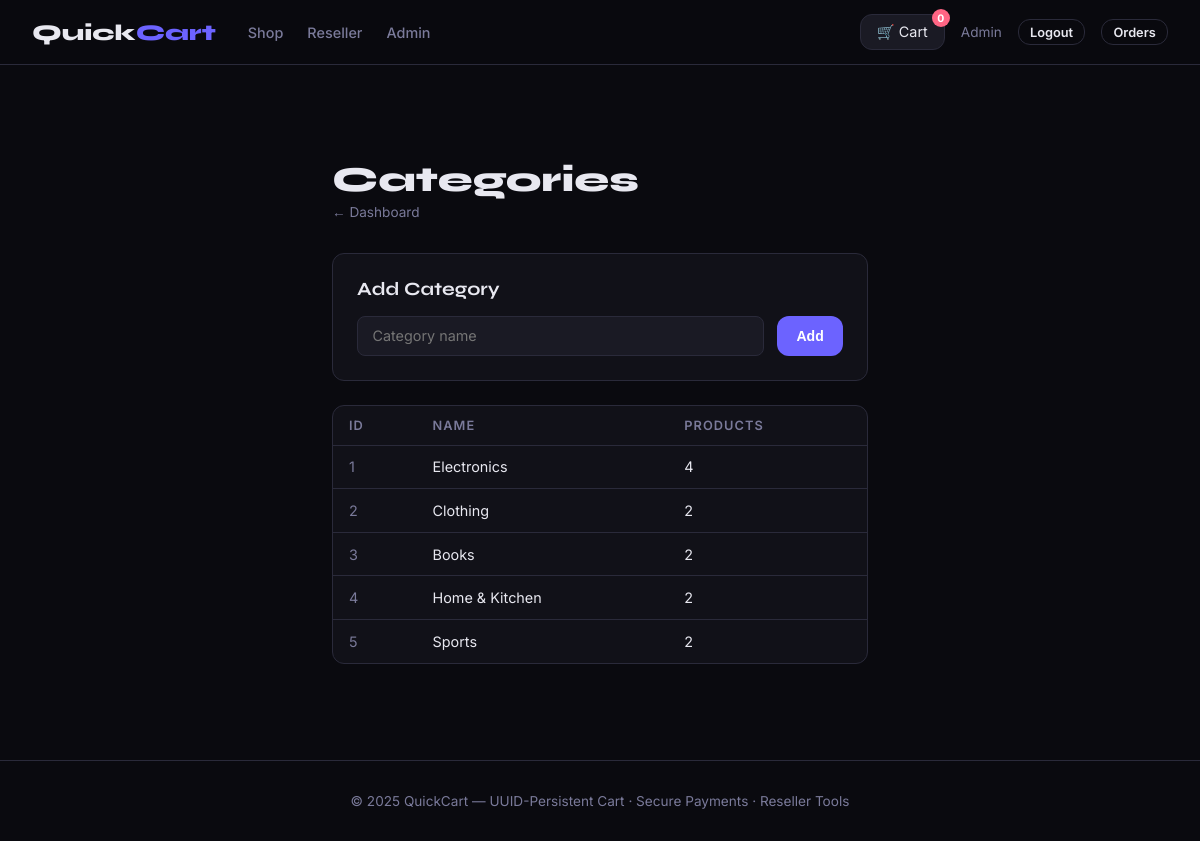
The app's page /admin/categories (signed in) with its own data.
### app.py (models this page shows)
class User(UserMixin, db.Model):
    __tablename__ = 'users'
    id            = db.Column(db.Integer, primary_key=True)
    name          = db.Column(db.String(120), nullable=False)
    email         = db.Column(db.String(120), unique=True, nullable=False)
    password_hash = db.Column(db.String(256), nullable=False)
    role          = db.Column(db.String(20), default='customer')  # admin / customer / reseller
    reseller_discount = db.Column(db.Float, default=0.0)          # % discount for resellers
    created_at    = db.Column(db.DateTime, default=datetime.utcnow)
    orders        = db.relationship('Order', backref='buyer', lazy=True)

class Category(db.Model):
    __tablename__ = 'categories'
    id          = db.Column(db.Integer, primary_key=True)
    name        = db.Column(db.String(80), unique=True, nullable=False)
    products    = db.relationship('Product', backref='cat', lazy=True)

### app.py (the view, shortened to what this page needs)
@app.route('/admin/categories', methods=['GET', 'POST'])
@login_required
@admin_required
def admin_categories():
    categories = Category.query.all()
    return render_template('admin/categories.html', categories=categories)

### app.py (called while the page is built)
@login_manager.user_loader
def load_user(user_id):
    return User.query.get(int(user_id))

def admin_required(f):
    @wraps(f)
    def decorated(*args, **kwargs):
        if not current_user.is_authenticated or current_user.role != 'admin':
            flash('Admin access required.', 'danger')
            return redirect(url_for('index'))
        return f(*args, **kwargs)
    return decorated

### templates/admin/categories.html (shortened to what this page needs)
{% extends "base.html" %}
{% block content %}
<div class="container" style="max-width:600px;">
  <div class="page-header">
    <h1>Categories</h1>
    <a href="/admin" style="font-size:.85rem; color:var(--muted);">← Dashboard</a>
  </div>
  <div class="card" style="margin-bottom:1.5rem;">
    <h3 style="margin-bottom:1rem;">Add Category</h3>
    <form method="post" style="display:flex; gap:.8rem;">
      <input name="name" required placeholder="Category name" style="flex:1;">
      <button type="submit" class="btn btn-primary">Add</button>
    </form>
  </div>
  <div class="card" style="padding:0; overflow:hidden;">
    <table>
      <thead><tr><th>ID</th><th>Name</th><th>Products</th></tr></thead>
      <tbody>
      {% for c in categories %}
      <tr>
        <td style="color:var(--muted);">{{ c.id }}</td>
        <td>{{ c.name }}</td>
        <td>{{ c.products|length }}</td>
      </tr>
      {% endfor %}
      </tbody>
    </table>
  </div>
</div>
{% endblock %}

### templates/base.html (shortened to what this page needs)
<!DOCTYPE html>
<html lang="en">
<head>
</head>
<body>
<nav>
  <div class="nav-inner">
    <a href="/" class="nav-brand">Quick<span>Cart</span></a>
    <div class="nav-links">
      <a href="/shop">Shop</a>
      {% if current_user.is_authenticated and current_user.role in ['reseller','admin'] %}
      <a href="/reseller">Reseller</a>
      {% endif %}
      {% if current_user.is_authenticated and current_user.role == 'admin' %}
      <a href="/admin">Admin</a>
      {% endif %}
    </div>
    <div class="nav-right">
      <a href="/cart" class="cart-btn">
        🛒 Cart
        <span class="cart-badge" id="cart-badge">0</span>
      </a>
      {% if current_user.is_authenticated %}
        <span style="color:var(--muted); font-size:.85rem;">{{ current_user.name }}</span>
        <a href="/logout" class="btn btn-outline btn-sm">Logout</a>
        <a href="/orders" class="btn btn-outline btn-sm">Orders</a>
      {% else %}
        <a href="/login"    class="btn btn-outline btn-sm">Login</a>
        <a href="/register" class="btn btn-primary btn-sm">Register</a>
      {% endif %}
    </div>
  </div>
</nav>
<div class="alerts" style="padding-top:.8rem;">
</div>
{% block content %}{% endblock %}
<footer>
  <p>© 2025 QuickCart — UUID-Persistent Cart · Secure Payments · Reseller Tools</p>
</footer>
</body>
</html>

### templates/base.html (style rules this page uses)
:root { --bg: #0a0a0f; --bg2: #111118; --bg3: #1a1a24; --border: #2a2a3a; --accent: #6c63ff; --accent2: #ff6584; --gold: #ffd700; --text: #e8e8f0; --muted: #7a7a9a; --success: #22c55e; --danger: #ef4444; --warning: #f59e0b; --radius: 12px; --shadow: 0 8px 32px rgba(0,0,0,.5); }
*, *::before, *::after { box-sizing: border-box; margin: 0; padding: 0; }
body { background: var(--bg); color: var(--text); font-family: 'Inter', sans-serif; min-height: 100vh; }
a { color: var(--accent); text-decoration: none; }
h1,h2,h3,h4 { font-family: 'Syne', sans-serif; }
nav { position: sticky; top: 0; z-index: 100; background: rgba(10,10,15,.92); backdrop-filter: blur(20px); border-bottom: 1px solid var(--border); padding: 0 2rem; }
.nav-inner { max-width: 1300px; margin: auto; display: flex; align-items: center; gap: 2rem; height: 64px; }
.nav-brand { font-family: 'Syne', sans-serif; font-weight: 800; font-size: 1.4rem; color: var(--text) !important; text-decoration: none !important; }
.nav-brand span { color: var(--accent); }
.nav-links { display: flex; gap: 1.5rem; align-items: center; }
.nav-links a { color: var(--muted); font-size: .9rem; font-weight: 500; transition: color .2s; text-decoration: none !important; }
.nav-right { margin-left: auto; display: flex; gap: 1rem; align-items: center; }
.cart-btn { position: relative; background: var(--bg3); border: 1px solid var(--border); color: var(--text); padding: .5rem 1rem; border-radius: var(--radius); font-size: .9rem; cursor: pointer; text-decoration: none !important; display: flex; align-items: center; gap: .5rem; }
.cart-badge { position: absolute; top: -6px; right: -6px; background: var(--accent2); color: #fff; border-radius: 50%; width: 18px; height: 18px; font-size: .65rem; font-weight: 700; display: flex; align-items: center; justify-content: center; }
.btn { display: inline-flex; align-items: center; gap: .4rem; padding: .55rem 1.2rem; border-radius: var(--radius); border: none; font-size: .88rem; font-weight: 600; cursor: pointer; transition: all .2s; text-decoration: none !important; }
.btn-primary { background: var(--accent); color: #fff; }
.btn-outline { background: transparent; border: 1px solid var(--border); color: var(--text); }
.btn-sm { padding: .3rem .7rem; font-size: .8rem; }
.container { max-width: 1300px; margin: auto; padding: 2rem; }
.page-header { padding: 3rem 0 2rem; }
.page-header h1 { font-size: 2.2rem; font-weight: 800; }
.card { background: var(--bg2); border: 1px solid var(--border); border-radius: var(--radius); padding: 1.5rem; }
.alerts { max-width: 1300px; margin: 0 auto; padding: 0 2rem; }
table { width: 100%; border-collapse: collapse; }
th { text-align: left; padding: .75rem 1rem; font-size: .8rem; font-weight: 600; text-transform: uppercase; letter-spacing: .08em; color: var(--muted); border-bottom: 1px solid var(--border); }
td { padding: .8rem 1rem; border-bottom: 1px solid var(--border); font-size: .9rem; }
tr:last-child td { border-bottom: none; }
input, select, textarea { width: 100%; background: var(--bg3); border: 1px solid var(--border); color: var(--text); padding: .65rem .9rem; border-radius: 8px; font-size: .9rem; outline: none; transition: border-color .2s; font-family: inherit; }
footer { border-top: 1px solid var(--border); padding: 2rem; text-align: center; color: var(--muted); font-size: .85rem; margin-top: 4rem; }

### records on screen
User: name "Admin"
Category: id "1", name "Electronics", products|length "4"
Category: id "2", name "Clothing", products|length "2"
Category: id "3", name "Books", products|length "2"
Category: id "4", name "Home & Kitchen", products|length "2"
Category: id "5", name "Sports", products|length "2"
